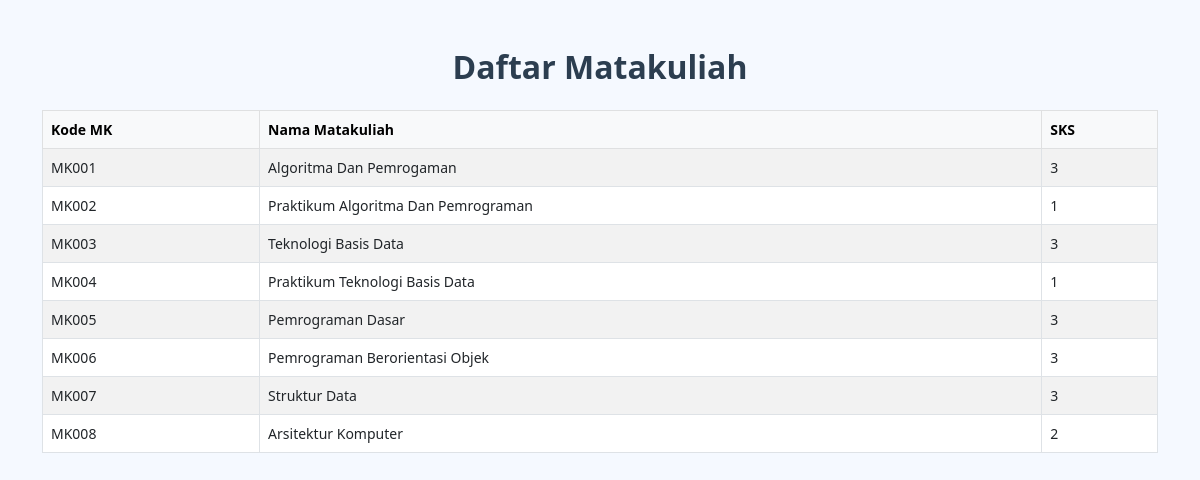
/uas_basisdata_tiara/daftar_matakuliah.php, run on the app's committed database.
### tables this page shows
CREATE TABLE `matakuliah` (
  `kd_mk` varchar(10) NOT NULL,
  `nama` varchar(100) DEFAULT NULL,
  `sks` int(11) DEFAULT NULL
);

### uas_basisdata_tiara/daftar_matakuliah.php (the view, shortened to what this page needs)
<?php include 'koneksi.php'; ?>
<!DOCTYPE html>
<html>
<head>
  <link href="https://cdn.jsdelivr.net/npm/bootstrap@5.3.0/dist/css/bootstrap.min.css" rel="stylesheet">
  <link rel="stylesheet" href="style.css">
</head>
<body>
  <div class="container mt-5">
    <h2 class="text-center mb-4">Daftar Matakuliah</h2>
    <table class="table table-bordered table-striped">
      <thead class="table-light">
        <tr>
          <th>Kode MK</th>
          <th>Nama Matakuliah</th>
          <th>SKS</th>
        </tr>
      </thead>
      <tbody>
        <?php
        $sql = "SELECT * FROM matakuliah";
        $result = mysqli_query($conn, $sql);
        while($row = mysqli_fetch_assoc($result)) {
          echo "<tr>
                  <td>{$row['kd_mk']}</td>
                  <td>{$row['nama']}</td>
                  <td>{$row['sks']}</td>
                </tr>";
        }
        ?>
      </tbody>
    </table>
  </div>
</body>
</html>

### uas_basisdata_tiara/style.css (style rules this page uses)
body { background-color: #f5f9ff; font-family: 'Segoe UI', sans-serif; padding-bottom: 50px; }
h2 { color: #2c3e50; text-align: center; margin-bottom: 30px; }
.table { font-size: 14px; }
h2 { font-weight: bold; color: #2c3e50; }

### data on the page
matakuliah: kd_mk "MK001", nama "Algoritma Dan Pemrogaman", sks "3"
matakuliah: kd_mk "MK002", nama "Praktikum Algoritma Dan Pemrograman", sks "1"
matakuliah: kd_mk "MK003", nama "Teknologi Basis Data", sks "3"
matakuliah: kd_mk "MK004", nama "Praktikum Teknologi Basis Data", sks "1"
matakuliah: kd_mk "MK005", nama "Pemrograman Dasar", sks "3"
matakuliah: kd_mk "MK006", nama "Pemrograman Berorientasi Objek", sks "3"
matakuliah: kd_mk "MK007", nama "Struktur Data", sks "3"
matakuliah: kd_mk "MK008", nama "Arsitektur Komputer", sks "2"
